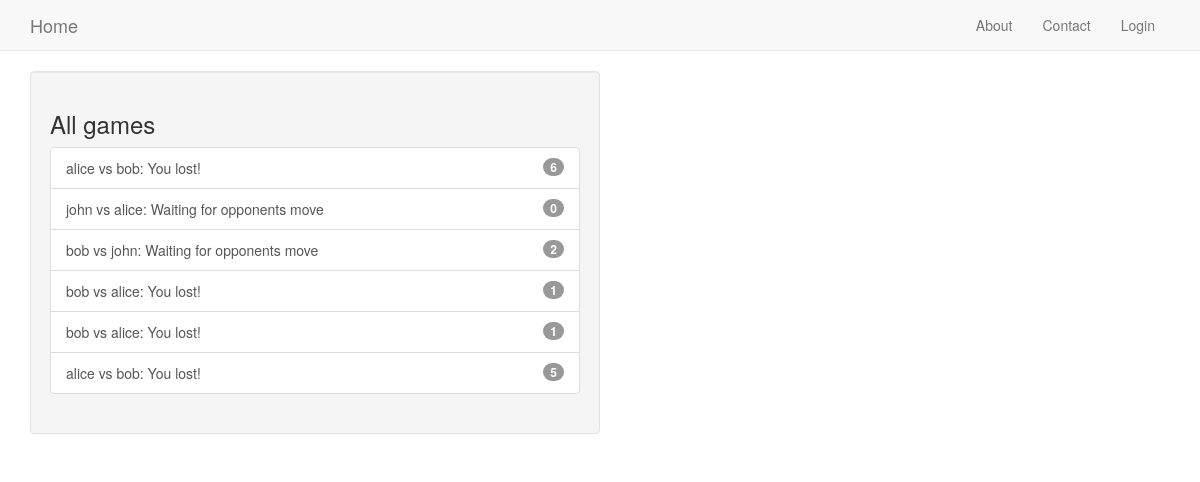
The app's page /tictactoe/game/all with its own data.
### tictactoe/models.py (models this page shows, shortened)
class Game(models.Model):
    first_player = models.ForeignKey(User, related_name='games_first_player')
    second_player = models.ForeignKey(User, related_name='games_second_player')
    next_to_move = models.ForeignKey(User, related_name='games_to_move')
    start_time = models.DateTimeField(auto_now_add=True)
    last_active = models.DateTimeField(auto_now=True)
    status = models.CharField(max_length=1, default='A', choices=STATUS_CHOICES)
    objects = GamesManager()  # sets a new manager for this class.
    def __str__(self):
        return '{} vs {}'.format(self.first_player, self.second_player)

### tictactoe/views.py (the view)
# urls.py: url(r'game/all$', AllGamesList.as_view(), name='move'),
class AllGamesList(ListView):
    model = Game

### tictactoe/templates/tictactoe/game_list.html
{% extends 'base.html' %}
{% block content %}
    <div class="well col-sm-6">
    {% include 'tictactoe/game_list_snippet.html' with header="All games" games_list=object_list %}
    </div>
{% endblock %}

### tictactoe/templates/tictactoe/game_list_snippet.html
<h3 class="panel-header">{{ header }}</h3>
<div class="list-group" >
    {% for game in games_list %}
        <a class="list-group-item" href="{% url 'tictactoe:detail' pk=game.id %}">
            {{ game }}:
            {% if game.status == "A" %}
                {% if game.next_to_move == user %}Your turn{% else %}Waiting for opponents move{% endif %}
            {% elif game.status == "D" %}
                Draw
            {% elif game.status == "F" and user == game.first_player %}
                You won!
            {% elif game.status == "S" and user == game.second_player %}
                You won!
            {% else %}
                You lost!
            {% endif %}
            <span class="badge">{{ game.move_set.count }}</span></a>
    {% empty %}
        <span class="list-group-item">No games available.</span>
    {% endfor %}
</div>

### records on screen
Game: first_player+second_player "alice vs bob", status "You lost!", move_set.count "6"
Game: first_player+second_player "john vs alice", status "Waiting for opponents move", move_set.count "0"
Game: first_player+second_player "bob vs john", status "Waiting for opponents move", move_set.count "2"
Game: first_player+second_player "bob vs alice", status "You lost!", move_set.count "1"
Game: first_player+second_player "bob vs alice", status "You lost!", move_set.count "1"
Game: first_player+second_player "alice vs bob", status "You lost!", move_set.count "5"

### other values on screen
{{ header }} "All games"
